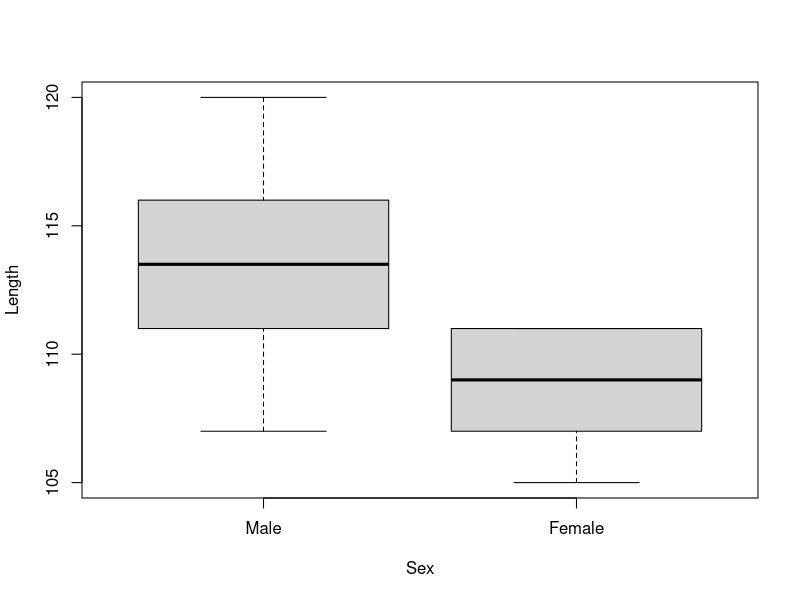

Source code (R):
library(permute)


### Name: jackal
### Title: Mandible lengths of male and female golden jackals
### Aliases: jackal
### Keywords: datasets

### ** Examples

data(jackal)
str(jackal)

## boxplot of mandible length vs sex
plot(Length ~ Sex, data = jackal)
